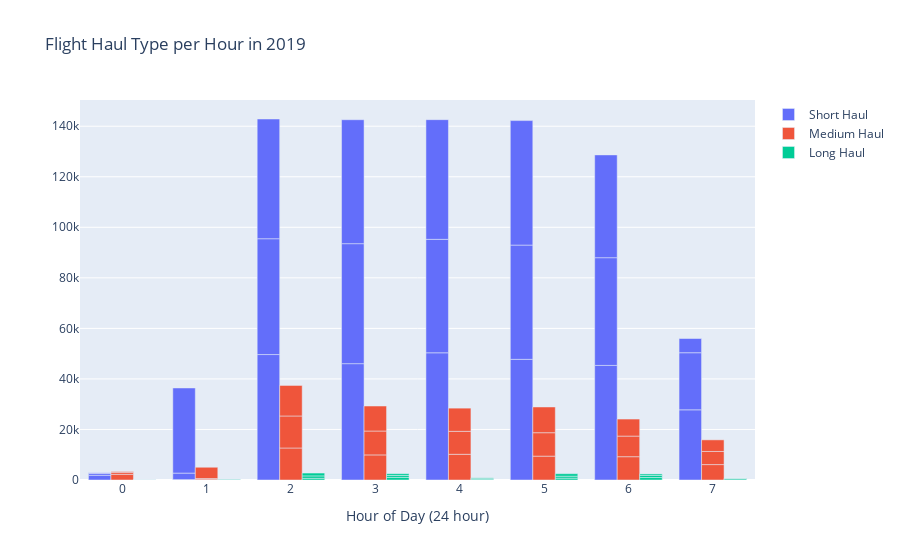

Source (notebook cell):
### Markdown cell above
#### Chart the aggregate dataframe as a bar graph

### Code cell
import plotly.express as px
import plotly.graph_objects as go

matplotlib
x, height

fig = go.Figure()
fig.add_trace(go.Bar(name="Short Haul", 
                     x=haul_type_by_hour['dep_hour_of_day'], 
                     y=haul_type_by_hour[haul_type_by_hour['haul_type'] == 0.0]['total_flights']))
fig.add_trace(go.Bar(name="Medium Haul", 
                     x=haul_type_by_hour['dep_hour_of_day'], 
                     y=haul_type_by_hour[haul_type_by_hour['haul_type'] == 1.0]['total_flights']))
fig.add_trace(go.Bar(name="Long Haul", 
                     x=haul_type_by_hour['dep_hour_of_day'], 
                     y=haul_type_by_hour[haul_type_by_hour['haul_type'] == 2.0]['total_flights']))
fig.update_layout(
    title='Flight Haul Type per Hour in 2019',
    xaxis_title="Hour of Day (24 hour)")
fig.show()

### Figure 1 — Plotly figure (JSON) as saved in the notebook; plotly's stock layout.template omitted (floating-point values rounded to 4 significant figures)
{"data": [{"name": "Short Haul", "type": "bar", "x": [0, 0, 0, 1, 1, 1, 2, 2, 2, 3, 3, 3, 4, 4, 4, 5, 5, 5, 6, 6, 6, 7, 7, 7, 8, 8, 8, 9, 9, 9, 10, 10, 10, 11, 11, 11, 12, 12, 12, 13, 13, 13, 14, 14, 14, 15, 15, 15, 16, 16, 16, 17, 17, 17, 18, 18, 18, 19, 19, 19, 20, 20, 20, 21, 21, 21, 22, 22, 22, 23, 23, 23], "y": [1868, 754, 223, 177, 2558, 33685, 49643, 45834, 47377, 46043, 47482, 49041, 50341, 44892, 47360, 47752, 45211, 49260, 45347, 42629, 40673, 27772, 22593, 5630]}, {"name": "Medium Haul", "type": "bar", "x": [0, 0, 0, 1, 1, 1, 2, 2, 2, 3, 3, 3, 4, 4, 4, 5, 5, 5, 6, 6, 6, 7, 7, 7, 8, 8, 8, 9, 9, 9, 10, 10, 10, 11, 11, 11, 12, 12, 12, 13, 13, 13, 14, 14, 14, 15, 15, 15, 16, 16, 16, 17, 17, 17, 18, 18, 18, 19, 19, 19, 20, 20, 20, 21, 21, 21, 22, 22, 22, 23, 23, 23], "y": [2252, 766, 317, 168, 413, 4463, 12666, 12668, 12077, 9929, 9455, 9890, 10174, 9080, 9184, 9447, 9266, 10184, 9225, 8153, 6742, 6103, 5192, 4588]}, {"name": "Long Haul", "type": "bar", "x": [0, 0, 0, 1, 1, 1, 2, 2, 2, 3, 3, 3, 4, 4, 4, 5, 5, 5, 6, 6, 6, 7, 7, 7, 8, 8, 8, 9, 9, 9, 10, 10, 10, 11, 11, 11, 12, 12, 12, 13, 13, 13, 14, 14, 14, 15, 15, 15, 16, 16, 16, 17, 17, 17, 18, 18, 18, 19, 19, 19, 20, 20, 20, 21, 21, 21, 22, 22, 22, 23, 23, 23], "y": [28, 39, 8, 1, 1, 167, 669, 946, 1138, 1038, 743, 709, 328, 217, 294, 733, 776, 982, 982, 837, 580, 443, 180, 84]}], "layout": {"autosize": true, "title": {"text": "Flight Haul Type per Hour in 2019"}, "xaxis": {"autorange": false, "range": [-0.5, 7.5], "title": {"text": "Hour of Day (24 hour)"}, "type": "linear"}, "yaxis": {"autorange": false, "range": [0, 150400.0], "type": "linear"}}}
